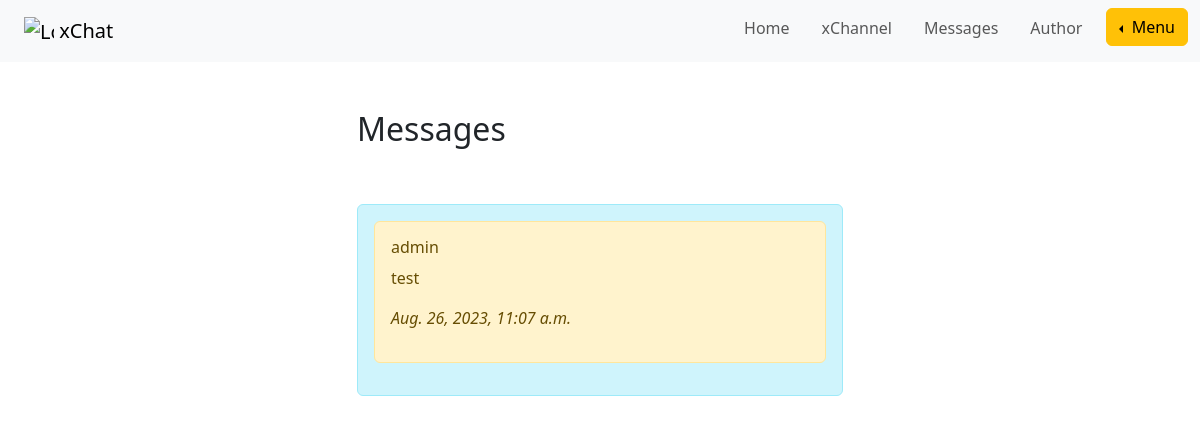
The page /channel/my_messages/ (signed in) on the database as committed earlier.
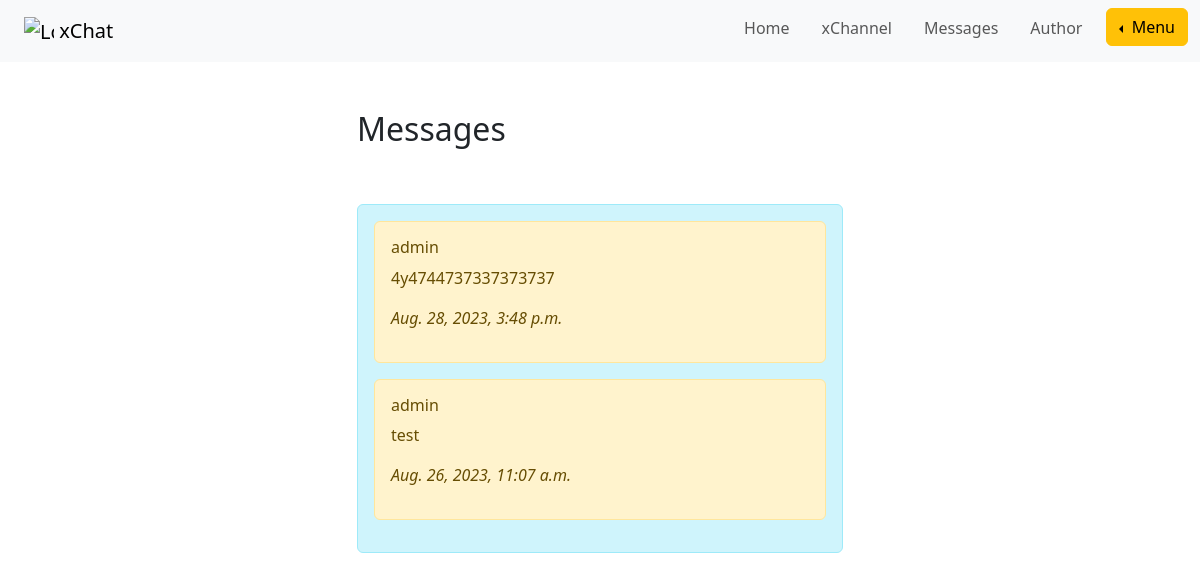
The same page on the database as committed later.
### xChannel/models.py (models this page shows, shortened)
class Message(models.Model):
    text = models.TextField(max_length=4096)
    image = models.ImageField(upload_to="xChannel/images", blank=True)
    date_creation = models.DateTimeField(auto_now_add=True)
    user = models.ForeignKey(User, on_delete=models.CASCADE)

### xChannel/views.py (the view)
# urls.py: path('my_messages/', views.my_messages, name='my_messages'),
def my_messages(request):
    messages = Message.objects.filter(user=request.user).order_by("-date_creation")
    return render(request, "xChannel/my_messages.html", {"messages": messages})

### xChannel/templates/xChannel/my_messages.html (shortened to what this page needs)
<!DOCTYPE html>
{% extends 'main/main.html' %}
{% block content %}
    <div class="row justify-content-center mt-5">
        <div class="col-md-5">
            <h2>Messages</h2>
        </div>
    </div>
    <div class="row justify-content-center mt-5">
        <div class="col-md-5">
            <div class="alert alert-info" role="alert">
                {% if messages %}
                    {% for message in messages %}
                        <div class="alert alert-warning" role="alert">
                            <h6>{{ message.user.username }}</h6>
                            <p>{{ message.text }}</p>
                            <p><i>{{ message.date_creation }}</i></p>
                        </div>
                    {% endfor %}
                {% else %}
                    <p>You don't have any messages</p>
                    <a role="button" class="btn btn-primary btn-lg" href="{% url 'xChannel' %}">xChannel</a>
                {% endif %}
            </div>
        </div>
    </div>
{% endblock %}

Rows that differ between the two databases and show on the page:
added Message: user.username "admin", text "4y4744737337373737", date_creation "Aug. 28, 2023, 3:48 p.m."
